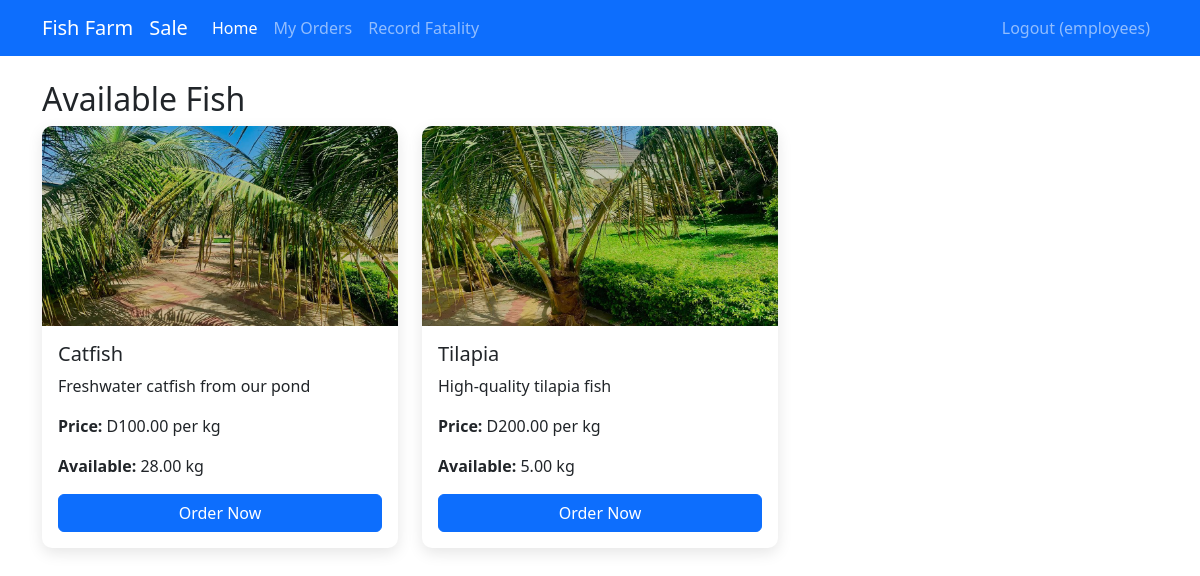
The app's page /index.php (signed in) with its own data.
### tables this page shows
CREATE TABLE `fish_types` (
  `id` int(11) NOT NULL,
  `name` varchar(50) NOT NULL,
  `description` text DEFAULT NULL,
  `price_per_kg` decimal(10,2) NOT NULL,
  `image_path` varchar(255) DEFAULT NULL
);

CREATE TABLE `inventory` (
  `id` int(11) NOT NULL,
  `fish_type_id` int(11) NOT NULL,
  `quantity_kg` decimal(10,2) NOT NULL,
  `last_updated` timestamp NOT NULL DEFAULT current_timestamp() ON UPDATE current_timestamp()
);

### auth.php (called while the page is built, shortened)
<?php
require_once 'config.php';
function checkEmployeePermission($permission)
{
    global $pdo;
    try {
        $stmt = $pdo->prepare("SELECT $permission FROM employee_permissions WHERE user_id = ?");
        $stmt->execute([$_SESSION['user_id']]);
        $result = $stmt->fetch();
        return $result ? (bool)$result[$permission] : false;
    } catch (PDOException $e) {
        error_log("Permission check failed: " . $e->getMessage());
        return false;
    }
}
function canEmployeeRecordFatality()
{
    return checkEmployeePermission('can_record_fatality');
}
function isLoggedIn()
{
    return isset($_SESSION['user_id']);
}
function isEmployee()
{
    return isLoggedIn() && $_SESSION['role'] === 'employee';
}

### functions.php (called while the page is built, shortened)
<?php
require_once 'config.php';
function getAllFishTypes()
{
    global $pdo;
    $stmt = $pdo->query("SELECT * FROM fish_types");
    return $stmt->fetchAll();
}
function getInventory()
{
    global $pdo;
    $stmt = $pdo->query("SELECT i.*, f.name, f.price_per_kg FROM inventory i JOIN fish_types f ON i.fish_type_id = f.id");
    return $stmt->fetchAll();
}

### index.php (the view, shortened to what this page needs)
<?php
require_once 'auth.php';
require_once 'functions.php';
$fishTypes = getAllFishTypes();
$inventory = getInventory();
?>
<!DOCTYPE html>
<html lang="en">
<head>
    <link href="https://cdn.jsdelivr.net/npm/bootstrap@5.3.0/dist/css/bootstrap.min.css" rel="stylesheet">
</head>
<body>
    <nav class="navbar navbar-expand-lg navbar-dark bg-primary">
        <div class="container">
            <a class="navbar-brand" href="#">Fish Farm</a>
            <?php if (isEmployee() || isadmin()): ?>
                <a class="navbar-brand" href="employee_sales.php">Sale</a>
            <?php endif; ?>
            <div class="collapse navbar-collapse" id="navbarNav">
                <ul class="navbar-nav me-auto">
                    <li class="nav-item">
                        <a class="nav-link active" href="index.php">Home</a>
                    </li>
                    <li class="nav-item">
                        <a class="nav-link" href="orders.php">My Orders</a>
                    </li>
                    <?php if (canEmployeeRecordFatality() || isAdmin()): ?>
                        <li class="nav-item">
                            <a class="nav-link <?= basename($_SERVER['PHP_SELF']) === 'fatality_records.php' ? 'active' : '' ?>" href="fatality_records.php">Record Fatality</a>
                        </li>
                    <?php endif; ?>
                </ul>
                <ul class="navbar-nav">
                    <li class="nav-item">
                        <a class="nav-link" href="logout.php">Logout (<?= htmlspecialchars($_SESSION['username']) ?>)</a>
                    </li>
                </ul>
            </div>
        </div>
    </nav>
    <div class="container mt-4">
        <h2>Available Fish</h2>
        <div class="row">
            <?php foreach ($fishTypes as $fish): ?>
                <div class="col-md-4 mb-4">
                    <div class="card fish-card">
                        <?php if (!empty($fish['image_path'])): ?>
                            <img src="<?= htmlspecialchars($fish['image_path']) ?>" class="fish-img" alt="<?= htmlspecialchars($fish['name']) ?>">
                        <?php else: ?>
                            <div class="fish-icon">
                                <i class="fas fa-fish"></i>
                            </div>
                        <?php endif; ?>
                        <div class="card-body">
                            <h5 class="card-title"><?= htmlspecialchars($fish['name']) ?></h5>
                            <p class="card-text"><?= htmlspecialchars($fish['description']) ?></p>
                            <p class="card-text"><strong>Price:</strong> D<?= number_format($fish['price_per_kg'], 2) ?> per kg</p>
                            <p class="card-text">
                                <strong>Available:</strong>
                                <?php
                                $available = 0;
                                foreach ($inventory as $item) {
                                    if ($item['fish_type_id'] == $fish['id']) {
                                        $available = $item['quantity_kg'];
                                        break;
                                    }
                                }
                                echo number_format($available, 2) . ' kg';
                                ?>
                            </p>
                            <?php if ($available > 0): ?>
                                <a href="order.php?fish_id=<?= $fish['id'] ?>" class="btn btn-primary mt-auto">Order Now</a>
                            <?php else: ?>
                                <button class="btn btn-secondary mt-auto" disabled>Out of Stock</button>
                            <?php endif; ?>
                        </div>
                    </div>
                </div>
            <?php endforeach; ?>
        </div>
    </div>
</body>
</html>

### index.php (style rules this page uses)
.fish-card { transition: all 0.3s ease; height: 100%; border: none; box-shadow: 0 5px 15px rgba(0, 0, 0, 0.1); border-radius: 10px; overflow: hidden; display: flex; flex-direction: column; }
.fish-card .card-body { flex: 1; display: flex; flex-direction: column; }
.fish-card .card-body p { flex: 1; }
.fish-img { height: 200px; object-fit: cover; width: 100%; }

### records on screen
fish_types: image_path (picture), name "Catfish", description "Freshwater catfish from our pond", price_per_kg "100.00"
inventory: quantity_kg "28.00"
fish_types: image_path (picture), name "Tilapia", description "High-quality tilapia fish", price_per_kg "200.00"
inventory: quantity_kg "5.00"

### other values on screen
$_SESSION['username'] "employees"
